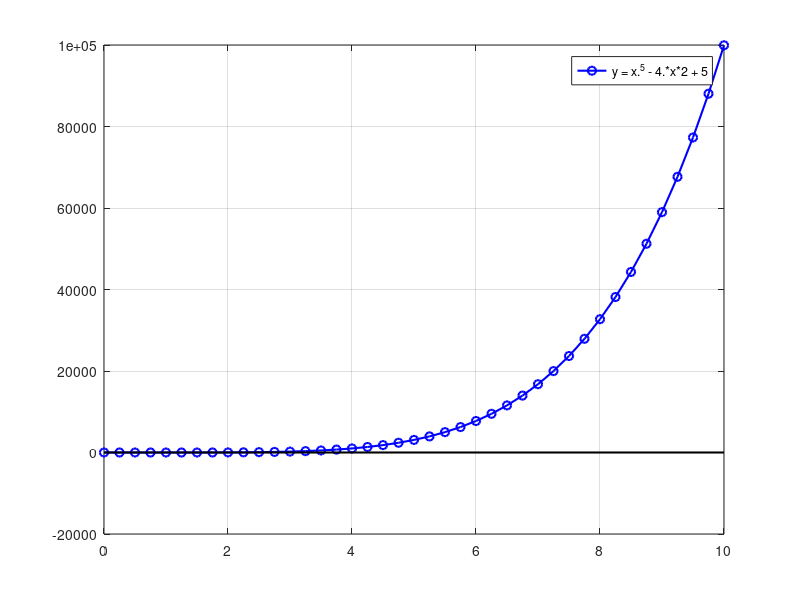

Recreate this plot in MATLAB. (Note: this script raises an error after producing the figure.)
f = @(x) x.^5 - 4.*x*2 + 5;			
xx=0:0.25:10;					
yy = f(xx);						
plot(xx,yy,'bo-','LineWidth',1.5)		
hold on
plot([0 xx(end)],[0 0],'k','LineWidth',1.5)		
grid on
legend('y = x.^5 - 4.*x*2 + 5')
hold off
x1 = input('Початкове наближення x1 = ');
x2 = input('Початкове наближення x2 = ');
tol = 1e-8; max_i = 40;
[x,i,err]  = m_cyr (f,x1,x2, max_i,tol);
if err == 0
	disp(strcat('кількість ітерацій = ',num2str(i)))
    disp(strcat('точність = ',num2str(tol)))
    disp(strcat('корінь = ',num2str(x)))
  else
	disp('Щось пішло не так')
end




